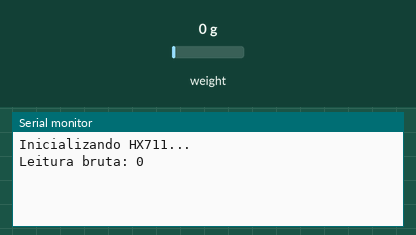
Simulated run of this sketch. Board: ESP32. On the bench: the last lines printed to the serial monitor. The test bench sets the inputs (shaded band); at power-on: weight on the scale 0 g.

Above: at 3.2 s.
3.3 s: weight on the scale set to 100 g
At 3.3 s:
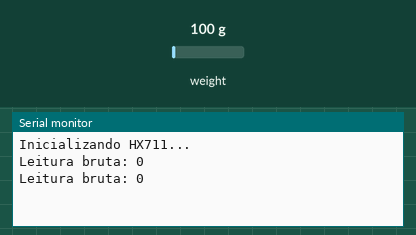
4.8 s: weight on the scale set to 1250 g
At 6.0 s:
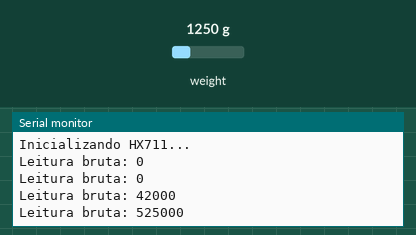
Timing chart, 0 to 7.8 s (numbered marks = the images above; inputs shaded):
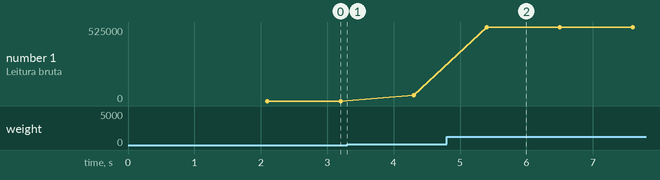

Measured:
- after the input at 4.8 s, the serial monitor: prints a new line after 0.60 s (image 2)
- plotted number 1: 0 → 42000 after the input at 3.3 s, 42000 → 525000 after the input at 4.8 s

The sketch:

testebalanca.ino
```cpp
#include "HX711.h"

#define DOUT 19
#define CLK  18

HX711 scale;

void setup() {
  Serial.begin(115200);
  scale.begin(DOUT, CLK);

  Serial.println("Inicializando HX711...");
  delay(2000);
}

void loop() {
  if (scale.is_ready()) {
    long valor = scale.read();  // leitura CRUA

    Serial.print("Leitura bruta: ");
    Serial.println(valor);
  } else {
    Serial.println("HX711 não pronto!");
  }

  delay(1000);
}
```
